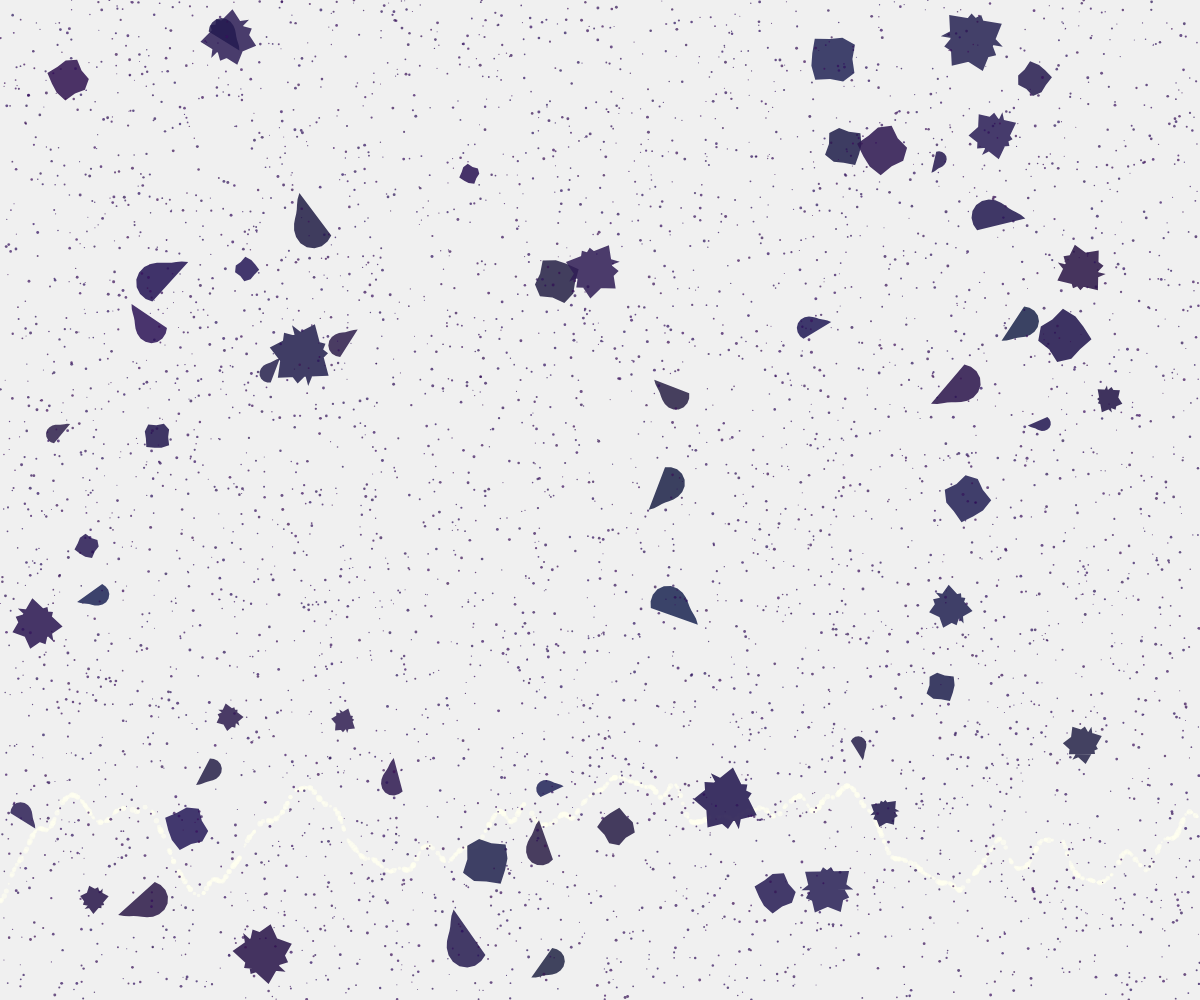
Frame 1 (no input)
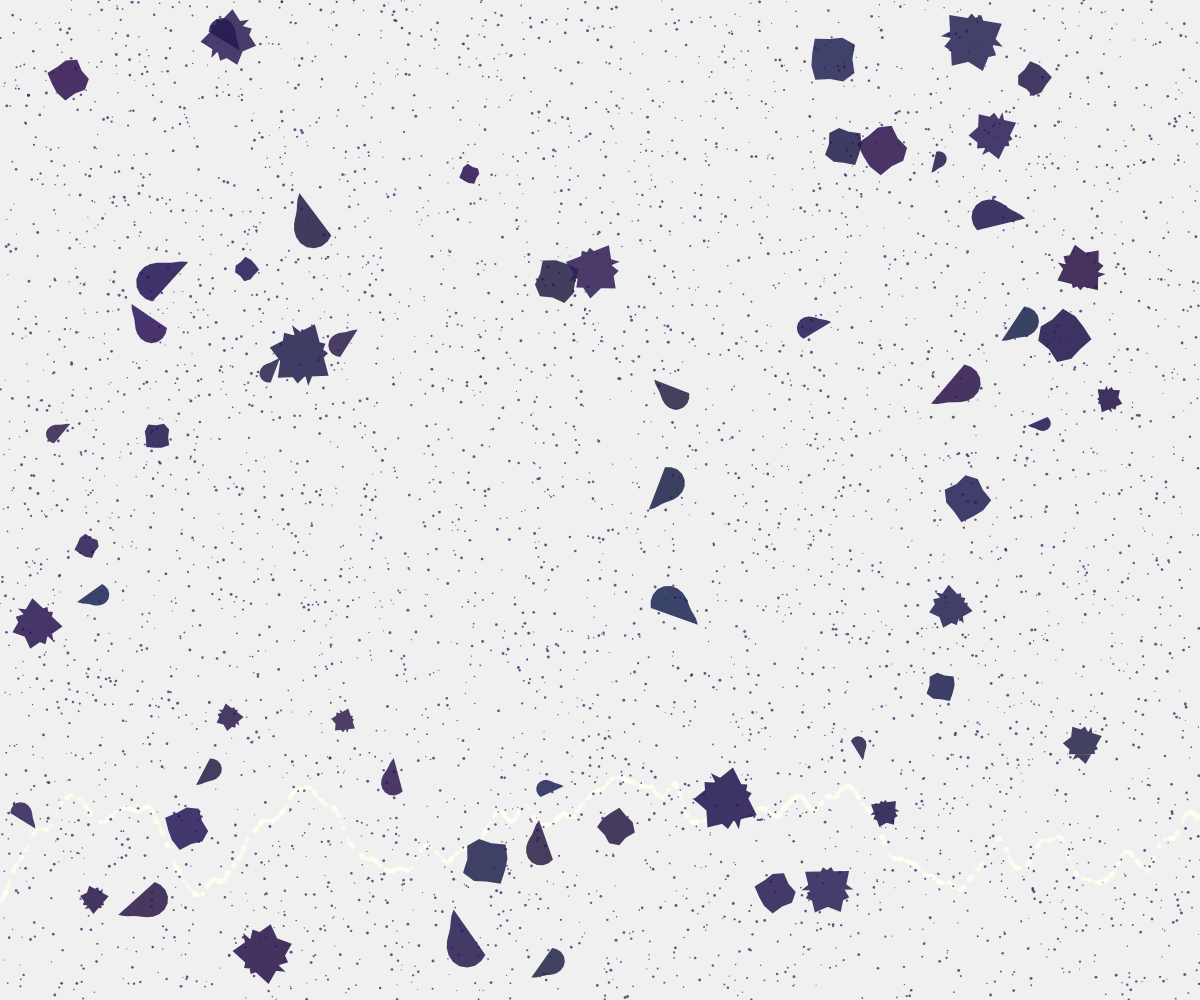
Frame 2 (the mouse pressed at the canvas centre, redrawn once)

The p5.js sketch that drew these frames (run headless with seeded random() and noise() and a simulated clock; the mouse was pressed at the canvas centre and the sketch redrawn once):

// p5.js sketch
// ── sketch.js
let shells = [];
let sandParticles = [];

function setup() {
  createCanvas(windowWidth, windowHeight);
  noLoop();

  // Create sand particles
  for (let i = 0; i < 5000; i++) {
    sandParticles.push({
      x: random(width),
      y: random(height),
      size: random(1, 3),
      hue: random(40, 60), // Pale yellow range
      sat: random(10, 20),
      bri: random(80, 95)
    });
  }

  // Create shells
  for (let i = 0; i < 60; i++) {
    shells.push({
      x: random(width),
      y: random(height),
      size: random(15, 40),
      rotation: random(TWO_PI),
      hue: random(30, 50), // Creamy white to pink
      sat: random(20, 40),
      bri: random(70, 90),
      type: floor(random(3)) // Different shell shapes
    });
  }
}

function draw() {
  background(240);

  // Draw sand mound
  drawSandMound();

  // Draw shells
  for (let shell of shells) {
    drawShell(shell);
  }

  // Draw sand particles on top
  drawSandParticles();
}

function drawSandMound() {
  // Create a gentle mound shape
  let moundHeight = height * 0.6;
  let moundWidth = width * 0.8;

  noStroke();
  fill(255, 255, 240);
  
  // Draw base sand layer
  for (let i = 0; i < 1000; i++) {
    let x = random(width);
    let y = map(noise(x * 0.01), 0, 1, height * 0.7, height);
    let size = random(2, 6);
    fill(255, 255, 240, 150);
    ellipse(x, y, size, size);
  }
}

function drawSandParticles() {
  noStroke();
  for (let particle of sandParticles) {
    fill(particle.hue, particle.sat, particle.bri, 180);
    ellipse(particle.x, particle.y, particle.size, particle.size);
  }
}

function drawShell(shell) {
  push();
  translate(shell.x, shell.y);
  rotate(shell.rotation);
  
  noStroke();
  fill(shell.hue, shell.sat, shell.bri, 220);
  
  // Draw different shell types
  switch (shell.type) {
    case 0: // Spiral shell
      drawSpiralShell(shell.size);
      break;
    case 1: // Curved shell
      drawCurvedShell(shell.size);
      break;
    case 2: // Flat shell
      drawFlatShell(shell.size);
      break;
  }
  
  pop();
}

function drawSpiralShell(size) {
  let points = [];
  for (let i = 0; i < 10; i++) {
    let angle = map(i, 0, 9, 0, TWO_PI * 2.5);
    let radius = size * 0.8 + sin(angle * 3) * size * 0.1;
    points.push(createVector(cos(angle) * radius, sin(angle) * radius));
  }
  
  beginShape();
  for (let p of points) {
    vertex(p.x, p.y);
  }
  endShape(CLOSE);
}

function drawCurvedShell(size) {
  let points = [];
  for (let i = 0; i < 15; i++) {
    let angle = map(i, 0, 14, 0, PI);
    let radius = size * 0.7 + sin(angle * 2) * size * 0.2;
    points.push(createVector(cos(angle) * radius, sin(angle) * radius));
  }
  
  beginShape();
  for (let p of points) {
    vertex(p.x, p.y);
  }
  endShape(CLOSE);
}

function drawFlatShell(size) {
  let points = [];
  for (let i = 0; i < 12; i++) {
    let angle = map(i, 0, 11, 0, TWO_PI);
    let radius = size * 0.6 + sin(angle * 4) * size * 0.1;
    points.push(createVector(cos(angle) * radius, sin(angle) * radius));
  }
  
  beginShape();
  for (let p of points) {
    vertex(p.x, p.y);
  }
  endShape(CLOSE);
}

function windowResized() {
  resizeCanvas(windowWidth, windowHeight);
}
